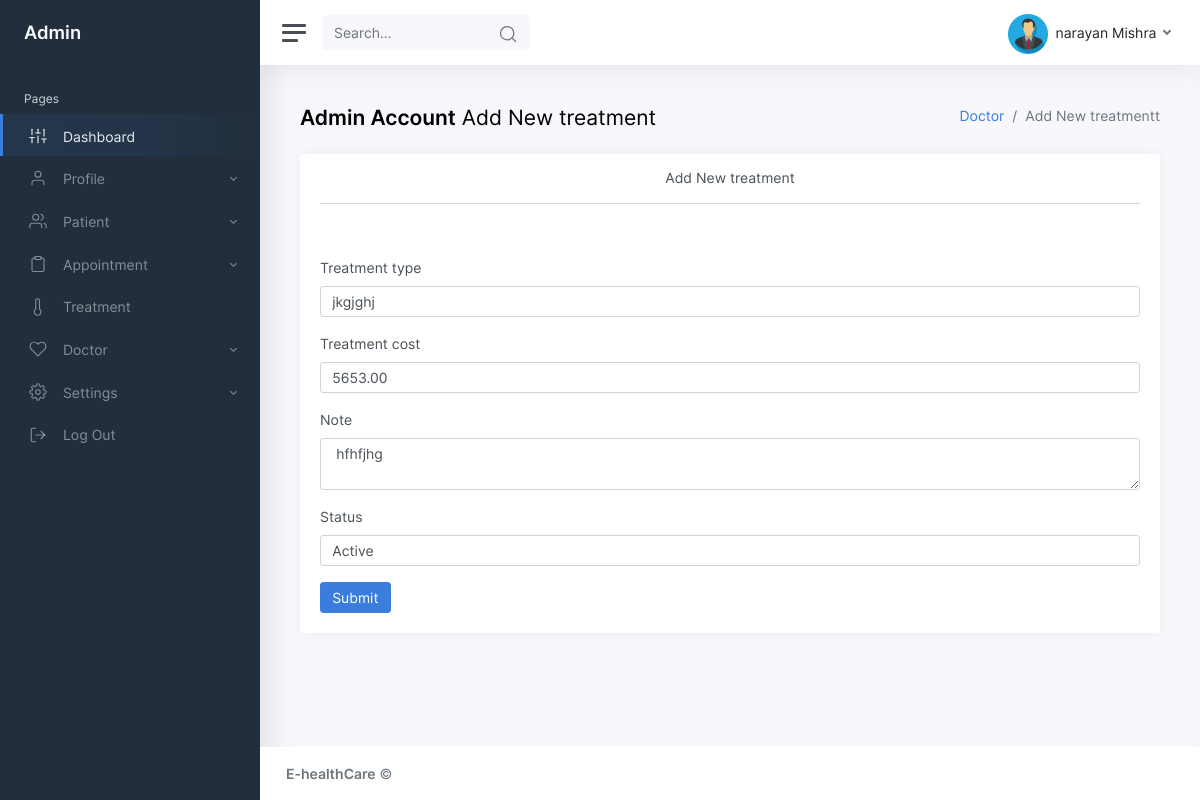
Page /admin/treatment.php?editid=17 (signed in) on the committed database.
### tables this page shows
CREATE TABLE `treatment` (
  `treatmentid` int(10) NOT NULL,
  `treatmenttype` varchar(25) NOT NULL,
  `treatment_cost` decimal(10,2) NOT NULL,
  `note` text NOT NULL,
  `status` varchar(10) NOT NULL
);

### admin/treatment.php (the view, shortened to what this page needs)
<?php
include("dbconnection.php");
if(isset($_GET[editid]))
{
	$sql="SELECT * FROM treatment WHERE treatmentid='$_GET[editid]' ";
	$qsql = mysqli_query($con,$sql);
	$rsedit = mysqli_fetch_array($qsql);
}
?>
<!DOCTYPE html>
<html lang="en">
<head>
	<link href="css/app.css" rel="stylesheet">
</head>
<body>
	<div class="wrapper">
		<?php include("menu.php");?>
		<div class="main">
			<?php include("header.php");?>
			<main class="content">
				<div class="container-fluid p-0">
					<div class="row mb-2 mb-xl-3">
						<div class="col-auto d-none d-sm-block">
							<h3><strong>Admin Account</strong> Add New treatment</h3>
						</div>
						<div class="col-auto ml-auto text-right mt-n1">
							<nav aria-label="breadcrumb">
								<ol class="breadcrumb bg-transparent p-0 mt-1 mb-0">
									<li class="breadcrumb-item"><a href="#">Doctor</a></li>
									<li class="breadcrumb-item active" aria-current="page">Add New treatmentt</li>
								</ol>
							</nav>
						</div>
					</div>
					<div class="col-md-12">
							<div class="card">
								<div class="card-header">
									<h2 class="card-title text-center">Add New treatment</h2>
									<hr>
								</div>
								<div class="card-body">
									<form method="post" action="" name="frmtreat" onSubmit="return validateform()">
										<div class="row">
											<div class="mb-3 col-md-12">
												<label class="form-label" for="patiente">Treatment type</label>
												<input type="text" class="form-control" name="treatmenttype" id="treatmenttype"  value="<?php echo $rsedit[treatmenttype]; ?>" required/>
											</div>
											<div class="mb-3 col-md-12">
												<label class="form-label" for="patiente">Treatment cost</label>
												<input type="text" class="form-control"name="treatmentcost" id="treatmentcost"  value="<?php echo $rsedit[treatment_cost]; ?>" required/>
											</div>
											<div class="mb-3 col-md-12">
												<label class="form-label" for="textarea">Note</label>
												<textarea name="textarea" class="form-control" id="textarea" required><?php echo $rsedit[note] ; ?></textarea>
											</div>
											<div class="mb-3 col-md-12">
												<label class="form-label" for="app_reason">Status</label>
												<select class="form-control" name="select" id="select" required>
            <?php
		  $arr= array("Active","Inactive");
		  foreach($arr as $val)
		  {
			  if($val == $rsedit[status])
			  {
			  echo "<option value='$val' selected>$val</option>";
			  }
			  else
			  {
			  echo "<option value='$val'>$val</option>";
			  }
		  }
		  ?>
          </select>
											</div>
										<div>
										<button type="submit" name="submit" id="submit" class="btn btn-primary">Submit</button>
										</div>
									</form>
								</div>
							</div>
						</div>
				</div class="clear">
			</main>
			<?php include("footer.php");?>
		</div>
	</div>
</body>
</html>

### admin/header.php (shortened to what this page needs)
<?php
include("dbconnection.php");
if(!isset($_SESSION['adminid']))
{
  echo "<script>window.location='adminlogin.php';</script>";
}
else
{
  $sql = "SELECT adminname FROM admin  WHERE adminid='$_SESSION[adminid]'";
  $qsql = mysqli_query($con,$sql);
  $rsprofile=  mysqli_fetch_array($qsql);
  ?>
<nav class="navbar navbar-expand navbar-light navbar-bg">
				<a class="sidebar-toggle d-flex">
          <i class="hamburger align-self-center"></i>
        </a>
				<form class="d-none d-sm-inline-block">
					<div class="input-group input-group-navbar">
						<input type="text" class="form-control" placeholder="Search…" aria-label="Search" disabled="">
						<button class="btn" type="button">
              <i class="align-middle" data-feather="search"></i>
            </button>
					</div>
				</form>
				<div class="navbar-collapse collapse">
					<ul class="navbar-nav navbar-align">
						<li class="nav-item dropdown">
							<a class="nav-link dropdown-toggle d-none d-sm-inline-block" href="#" data-toggle="dropdown">
                <img src="img/admin.png" class="avatar img-fluid rounded mr-1" alt="Charles Hall" /> <span class="text-dark"><?php echo $rsprofile[adminname]; ?></span>
              </a>
						</li>
					</ul>
				</div>
			</nav>
			<?php }?>

### rows in the picture
treatment: treatmenttype "jkgjghj", treatmentcost "5653.00", textarea "hfhfjhg", select "Active"

### other values in the picture
$rsprofile[adminname] "narayan Mishra"
